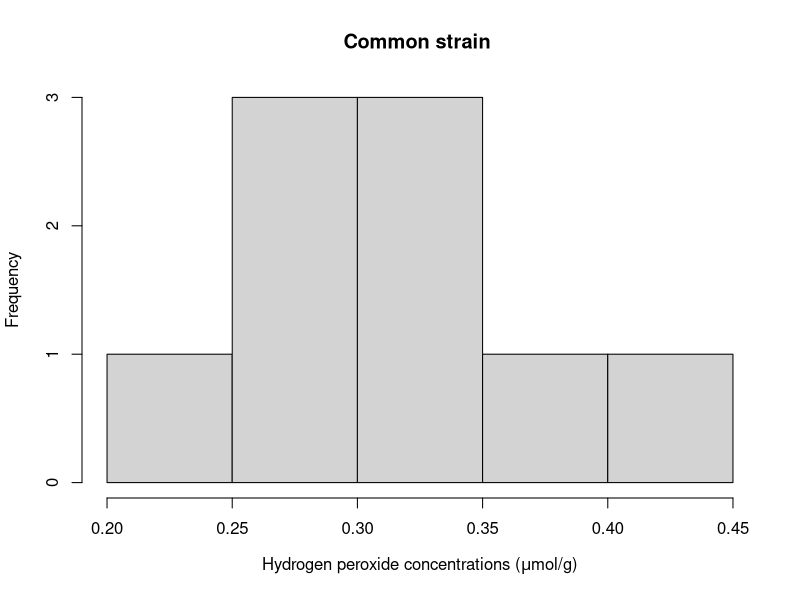
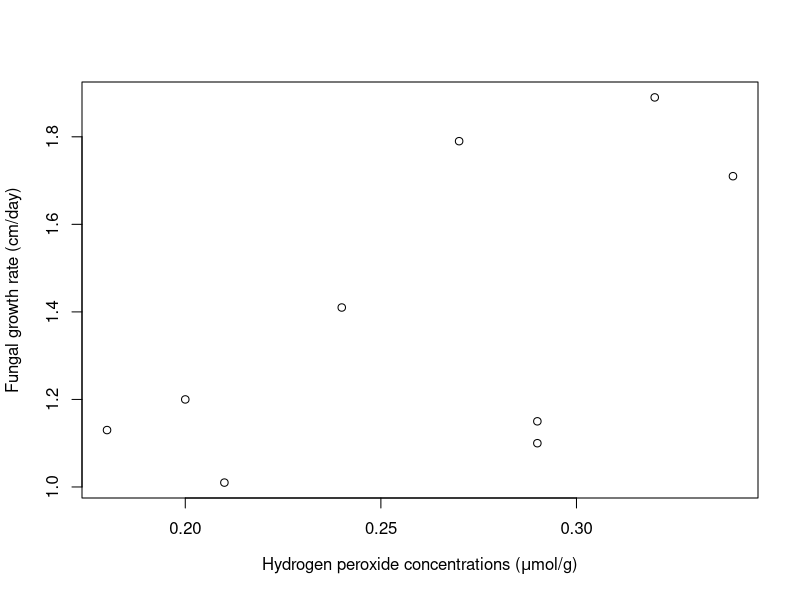
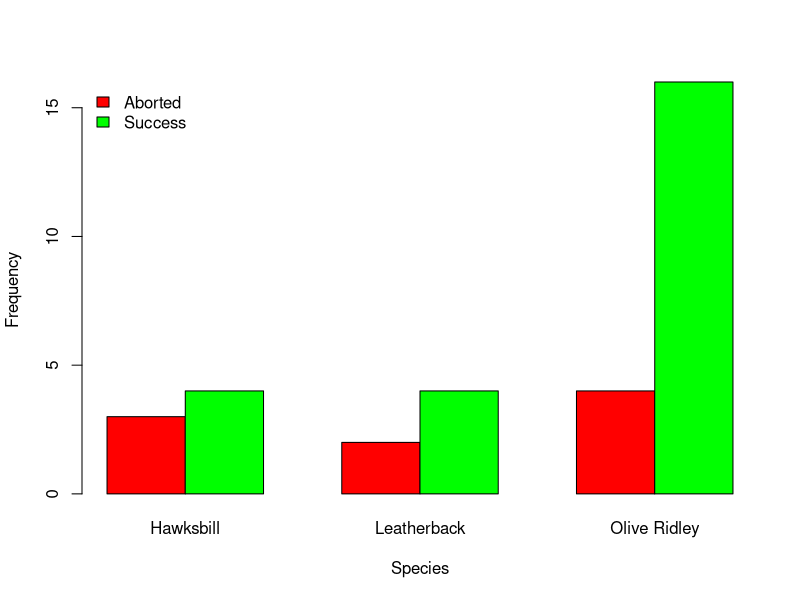
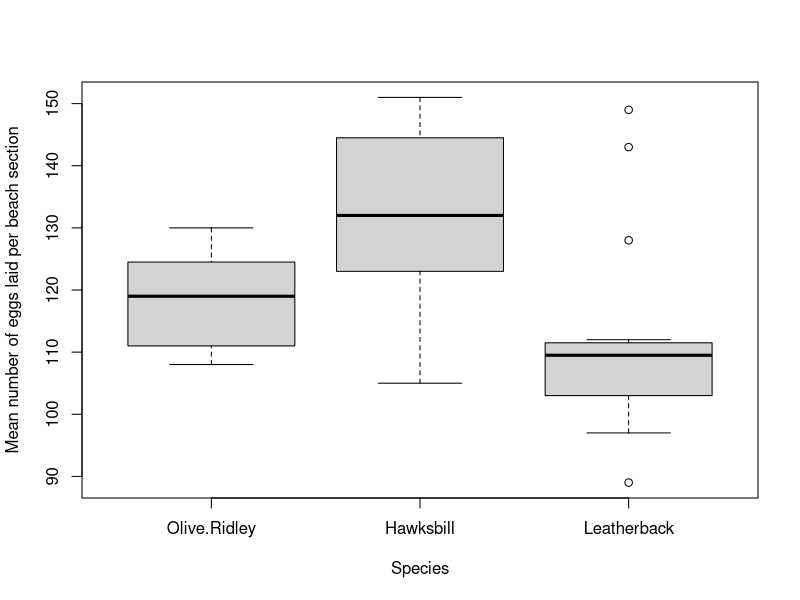
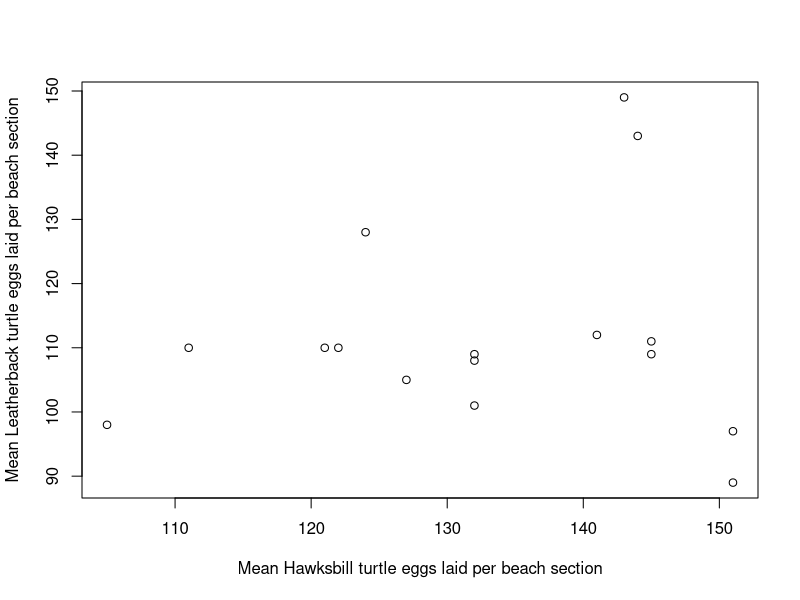

These charts were generated, in order, by the following R code:
## ---- chunk 1
strainA=c(0.17,0.2,0.13,0.2,0.24,0.25,0.15,0.21,0.21)
strainB=c(0.47,0.21,0.34,0.32,0.33,0.29,0.18,0.20,0.25)
strainC=c(0.44,0.33,0.37,0.33,0.31,0.27,0.22,0.3,0.28)

## ---- chunk 2
A=mean(strainA)
B=mean(strainB)
A-B
## ---- chunk 3
C=mean(strainC)
C-A
## ---- chunk 4
hist(strainC,xlab =expression(paste("Hydrogen peroxide concentrations (" ,mu, "mol/g)")) ,main = "Common strain ")
## ---- chunk 5
Peroxide=c(0.27,0.21,0.34,0.32,0.24,0.29,0.18,0.20,0.29)
Growth.rate=c(1.79,1.01,1.71,1.89,1.41,1.15,1.13,1.20,1.1)
leaf=data.frame("Peroxide"=Peroxide, "Growth.rate"=Growth.rate)
## ---- chunk 6
plot(leaf$Peroxide,leaf$Growth.rate, xlab =expression(paste("Hydrogen peroxide concentrations (" ,mu, "mol/g)")), ylab="Fungal growth rate (cm/day)")
## ---- chunk 7
turtle=read.csv("turtles.csv")
## ---- chunk 8
x=table(turtle$Nesting_status,turtle$Species)
x
## ---- chunk 9
barplot(x,beside = T,col = c("red","green"),xlab="Species",ylab="Frequency",legend.text = T,args.legend = list(x="topleft",bty="n"))
## ---- chunk 10
mean(x[2,])
## ---- chunk 11
sd(x[2,])
## ---- chunk 12
HB=x[1,1]/sum(x[,1])
HB
LB=x[1,2]/sum(x[,2])
LB
OR=x[1,3]/sum(x[,3])
OR
## ---- chunk 13
nest=read.csv("nest.csv")
## ---- chunk 14
boxplot(nest[,c(2,3,4)],xlab="Species",ylab="Mean number of eggs laid per beach section")
## ---- chunk 15
plot(nest$Leatherback~nest$Hawksbill,xlab="Mean Hawksbill turtle eggs laid per beach section", ylab="Mean Leatherback turtle eggs laid per beach section")
